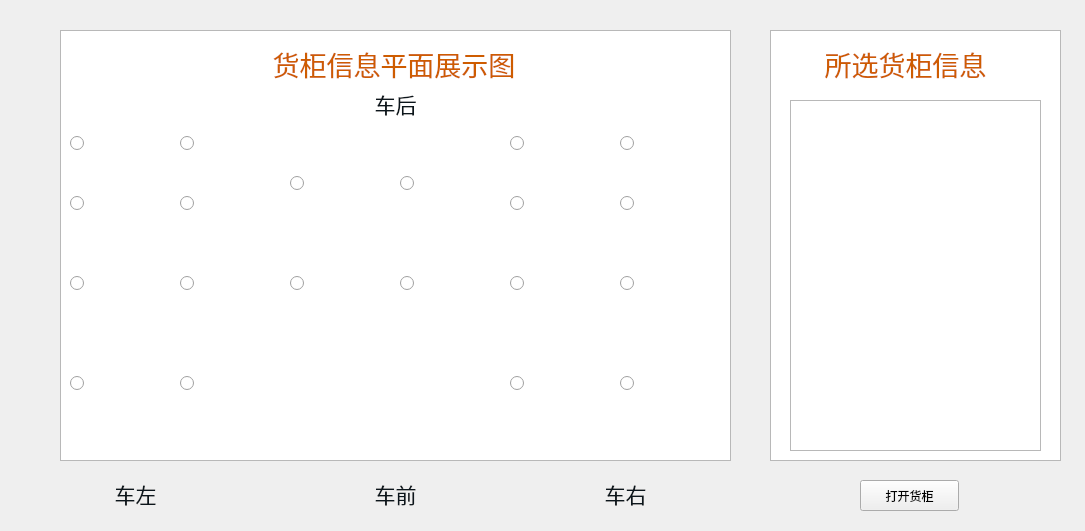
<?xml version="1.0" encoding="UTF-8"?>
<ui version="4.0">
 <class>BoxInfoWidget</class>
 <widget class="QWidget" name="BoxInfoWidget">
  <property name="geometry">
   <rect>
    <x>0</x>
    <y>0</y>
    <width>1085</width>
    <height>531</height>
   </rect>
  </property>
  <property name="windowTitle">
   <string>Form</string>
  </property>
  <widget class="QTextBrowser" name="textBrowser">
   <property name="geometry">
    <rect>
     <x>790</x>
     <y>100</y>
     <width>251</width>
     <height>351</height>
    </rect>
   </property>
  </widget>
  <widget class="QPushButton" name="pushButton_openBox">
   <property name="geometry">
    <rect>
     <x>860</x>
     <y>480</y>
     <width>99</width>
     <height>31</height>
    </rect>
   </property>
   <property name="text">
    <string>打开货柜</string>
   </property>
  </widget>
  <widget class="QLabel" name="label_13">
   <property name="geometry">
    <rect>
     <x>250</x>
     <y>40</y>
     <width>288</width>
     <height>49</height>
    </rect>
   </property>
   <property name="text">
    <string>&lt;!DOCTYPE HTML PUBLIC &quot;-//W3C//DTD HTML 4.0//EN&quot; &quot;http://www.w3.org/TR/REC-html40/strict.dtd&quot;&gt;
&lt;html&gt;&lt;head&gt;&lt;meta name=&quot;qrichtext&quot; content=&quot;1&quot; /&gt;&lt;style type=&quot;text/css&quot;&gt;
p, li { white-space: pre-wrap; }
&lt;/style&gt;&lt;/head&gt;&lt;body style=&quot; font-family:'Ubuntu'; font-size:11pt; font-weight:400; font-style:normal;&quot;&gt;
&lt;p align=&quot;center&quot; style=&quot; margin-top:12px; margin-bottom:12px; margin-left:0px; margin-right:0px; -qt-block-indent:0; text-indent:0px;&quot;&gt;&lt;span style=&quot; font-size:20pt; color:#ce5c00;&quot;&gt;货柜信息平面展示图&lt;/span&gt;&lt;/p&gt;&lt;/body&gt;&lt;/html&gt;</string>
   </property>
  </widget>
  <widget class="QLabel" name="label_14">
   <property name="geometry">
    <rect>
     <x>810</x>
     <y>40</y>
     <width>191</width>
     <height>49</height>
    </rect>
   </property>
   <property name="text">
    <string>&lt;!DOCTYPE HTML PUBLIC &quot;-//W3C//DTD HTML 4.0//EN&quot; &quot;http://www.w3.org/TR/REC-html40/strict.dtd&quot;&gt;
&lt;html&gt;&lt;head&gt;&lt;meta name=&quot;qrichtext&quot; content=&quot;1&quot; /&gt;&lt;style type=&quot;text/css&quot;&gt;
p, li { white-space: pre-wrap; }
&lt;/style&gt;&lt;/head&gt;&lt;body style=&quot; font-family:'Ubuntu'; font-size:11pt; font-weight:400; font-style:normal;&quot;&gt;
&lt;p align=&quot;center&quot; style=&quot; margin-top:12px; margin-bottom:12px; margin-left:0px; margin-right:0px; -qt-block-indent:0; text-indent:0px;&quot;&gt;&lt;span style=&quot; font-size:20pt; color:#ce5c00;&quot;&gt;所选货柜信息&lt;/span&gt;&lt;/p&gt;&lt;/body&gt;&lt;/html&gt;</string>
   </property>
  </widget>
  <widget class="QLabel" name="label_15">
   <property name="geometry">
    <rect>
     <x>570</x>
     <y>470</y>
     <width>111</width>
     <height>49</height>
    </rect>
   </property>
   <property name="text">
    <string>&lt;!DOCTYPE HTML PUBLIC &quot;-//W3C//DTD HTML 4.0//EN&quot; &quot;http://www.w3.org/TR/REC-html40/strict.dtd&quot;&gt;
&lt;html&gt;&lt;head&gt;&lt;meta name=&quot;qrichtext&quot; content=&quot;1&quot; /&gt;&lt;style type=&quot;text/css&quot;&gt;
p, li { white-space: pre-wrap; }
&lt;/style&gt;&lt;/head&gt;&lt;body style=&quot; font-family:'Ubuntu'; font-size:11pt; font-weight:400; font-style:normal;&quot;&gt;
&lt;p align=&quot;center&quot; style=&quot; margin-top:12px; margin-bottom:12px; margin-left:0px; margin-right:0px; -qt-block-indent:0; text-indent:0px;&quot;&gt;&lt;span style=&quot; font-size:16pt; color:#0c161c;&quot;&gt;车右&lt;/span&gt;&lt;/p&gt;&lt;/body&gt;&lt;/html&gt;</string>
   </property>
  </widget>
  <widget class="QLabel" name="label_16">
   <property name="geometry">
    <rect>
     <x>340</x>
     <y>470</y>
     <width>111</width>
     <height>49</height>
    </rect>
   </property>
   <property name="text">
    <string>&lt;!DOCTYPE HTML PUBLIC &quot;-//W3C//DTD HTML 4.0//EN&quot; &quot;http://www.w3.org/TR/REC-html40/strict.dtd&quot;&gt;
&lt;html&gt;&lt;head&gt;&lt;meta name=&quot;qrichtext&quot; content=&quot;1&quot; /&gt;&lt;style type=&quot;text/css&quot;&gt;
p, li { white-space: pre-wrap; }
&lt;/style&gt;&lt;/head&gt;&lt;body style=&quot; font-family:'Ubuntu'; font-size:11pt; font-weight:400; font-style:normal;&quot;&gt;
&lt;p align=&quot;center&quot; style=&quot; margin-top:12px; margin-bottom:12px; margin-left:0px; margin-right:0px; -qt-block-indent:0; text-indent:0px;&quot;&gt;&lt;span style=&quot; font-size:16pt; color:#0c161c;&quot;&gt;车前&lt;/span&gt;&lt;/p&gt;&lt;/body&gt;&lt;/html&gt;</string>
   </property>
  </widget>
  <widget class="QLabel" name="label_17">
   <property name="geometry">
    <rect>
     <x>80</x>
     <y>470</y>
     <width>111</width>
     <height>49</height>
    </rect>
   </property>
   <property name="text">
    <string>&lt;!DOCTYPE HTML PUBLIC &quot;-//W3C//DTD HTML 4.0//EN&quot; &quot;http://www.w3.org/TR/REC-html40/strict.dtd&quot;&gt;
&lt;html&gt;&lt;head&gt;&lt;meta name=&quot;qrichtext&quot; content=&quot;1&quot; /&gt;&lt;style type=&quot;text/css&quot;&gt;
p, li { white-space: pre-wrap; }
&lt;/style&gt;&lt;/head&gt;&lt;body style=&quot; font-family:'Ubuntu'; font-size:11pt; font-weight:400; font-style:normal;&quot;&gt;
&lt;p align=&quot;center&quot; style=&quot; margin-top:12px; margin-bottom:12px; margin-left:0px; margin-right:0px; -qt-block-indent:0; text-indent:0px;&quot;&gt;&lt;span style=&quot; font-size:16pt; color:#0c161c;&quot;&gt;车左&lt;/span&gt;&lt;/p&gt;&lt;/body&gt;&lt;/html&gt;</string>
   </property>
  </widget>
  <widget class="QLabel" name="label_18">
   <property name="geometry">
    <rect>
     <x>340</x>
     <y>80</y>
     <width>111</width>
     <height>49</height>
    </rect>
   </property>
   <property name="text">
    <string>&lt;!DOCTYPE HTML PUBLIC &quot;-//W3C//DTD HTML 4.0//EN&quot; &quot;http://www.w3.org/TR/REC-html40/strict.dtd&quot;&gt;
&lt;html&gt;&lt;head&gt;&lt;meta name=&quot;qrichtext&quot; content=&quot;1&quot; /&gt;&lt;style type=&quot;text/css&quot;&gt;
p, li { white-space: pre-wrap; }
&lt;/style&gt;&lt;/head&gt;&lt;body style=&quot; font-family:'Ubuntu'; font-size:11pt; font-weight:400; font-style:normal;&quot;&gt;
&lt;p align=&quot;center&quot; style=&quot; margin-top:12px; margin-bottom:12px; margin-left:0px; margin-right:0px; -qt-block-indent:0; text-indent:0px;&quot;&gt;&lt;span style=&quot; font-size:16pt; color:#0c161c;&quot;&gt;车后&lt;/span&gt;&lt;/p&gt;&lt;/body&gt;&lt;/html&gt;</string>
   </property>
  </widget>
  <widget class="QGraphicsView" name="graphicsView">
   <property name="geometry">
    <rect>
     <x>60</x>
     <y>30</y>
     <width>671</width>
     <height>431</height>
    </rect>
   </property>
  </widget>
  <widget class="QRadioButton" name="radioButton_17">
   <property name="geometry">
    <rect>
     <x>620</x>
     <y>120</y>
     <width>96</width>
     <height>47</height>
    </rect>
   </property>
   <property name="styleSheet">
    <string notr="true">QRadioButton：
QRadioButton::indicator 
{
    width: 13px;
    height: 13px;
}
QRadioButton::indicator::unchecked 
{  
    image: url(:/images/B2_6.png);
}
  
QRadioButton::indicator:unchecked:hover 
{   
    image: url(:/images/B2_5.png);
}
  
QRadioButton::indicator:unchecked:pressed 
{  
    image: url(:/images/B2_4.png);
}
  
QRadioButton::indicator::checked 
{   
    image: url(:/images/B2_4.png);
}
QRadioButton::indicator:checked:hover 
{  
    image: url(:/images/B2_4.png);
}
  
QRadioButton::indicator:checked:pressed 
{ 
    image: url(:/images/B2_6.png);
}
QRadioButton:pressed
{ padding-left:2px;
  padding-top:2px;}</string>
   </property>
   <property name="text">
    <string/>
   </property>
  </widget>
  <widget class="QRadioButton" name="radioButton_10">
   <property name="geometry">
    <rect>
     <x>290</x>
     <y>240</y>
     <width>97</width>
     <height>86</height>
    </rect>
   </property>
   <property name="styleSheet">
    <string notr="true">QRadioButton：
QRadioButton::indicator 
{
    width: 13px;
    height: 13px;
}
QRadioButton::indicator::unchecked 
{  
    image: url(:/images/C3_3.png);
}
  
QRadioButton::indicator:unchecked:hover 
{   
    image: url(:/images/C3_2.png);
}
  
QRadioButton::indicator:unchecked:pressed 
{  
    image: url(:/images/C3_1.png);
}
  
QRadioButton::indicator::checked 
{   
    image: url(:/images/C3_1.png);
}
QRadioButton::indicator:checked:hover 
{  
    image: url(:/images/C3_1.png);
}
  
QRadioButton::indicator:checked:pressed 
{ 
    image: url(:/images/C3_3.png);
}
QRadioButton:pressed
{ padding-left:2px;
  padding-top:2px;}</string>
   </property>
   <property name="text">
    <string/>
   </property>
  </widget>
  <widget class="QRadioButton" name="radioButton_16">
   <property name="geometry">
    <rect>
     <x>510</x>
     <y>340</y>
     <width>97</width>
     <height>87</height>
    </rect>
   </property>
   <property name="styleSheet">
    <string notr="true">QRadioButton：
QRadioButton::indicator 
{
    width: 13px;
    height: 13px;
}
QRadioButton::indicator::unchecked 
{  
    image: url(:/images/B7_3.png);
}
  
QRadioButton::indicator:unchecked:hover 
{   
    image: url(:/images/B7_2.png);
}
  
QRadioButton::indicator:unchecked:pressed 
{  
    image: url(:/images/B7_1.png);
}
  
QRadioButton::indicator::checked 
{   
    image: url(:/images/B7_1.png);
}
QRadioButton::indicator:checked:hover 
{  
    image: url(:/images/B7_1.png);
}
  
QRadioButton::indicator:checked:pressed 
{ 
    image: url(:/images/B7_3.png);
}
QRadioButton:pressed
{ padding-left:2px;
  padding-top:2px;}</string>
   </property>
   <property name="text">
    <string/>
   </property>
  </widget>
  <widget class="QRadioButton" name="radioButton_15">
   <property name="geometry">
    <rect>
     <x>510</x>
     <y>240</y>
     <width>97</width>
     <height>87</height>
    </rect>
   </property>
   <property name="styleSheet">
    <string notr="true">QRadioButton：
QRadioButton::indicator 
{
    width: 13px;
    height: 13px;
}
QRadioButton::indicator::unchecked 
{  
    image: url(:/images/B5_3.png);
}
  
QRadioButton::indicator:unchecked:hover 
{   
    image: url(:/images/B5_2.png);
}
  
QRadioButton::indicator:unchecked:pressed 
{  
    image: url(:/images/B5_1.png);
}
  
QRadioButton::indicator::checked 
{   
    image: url(:/images/B5_1.png);
}
QRadioButton::indicator:checked:hover 
{  
    image: url(:/images/B5_1.png);
}
  
QRadioButton::indicator:checked:pressed 
{ 
    image: url(:/images/B5_3.png);
}
QRadioButton:pressed
{ padding-left:2px;
  padding-top:2px;}</string>
   </property>
   <property name="text">
    <string/>
   </property>
  </widget>
  <widget class="QRadioButton" name="radioButton_14">
   <property name="geometry">
    <rect>
     <x>510</x>
     <y>180</y>
     <width>97</width>
     <height>47</height>
    </rect>
   </property>
   <property name="styleSheet">
    <string notr="true">QRadioButton：
QRadioButton::indicator 
{
    width: 13px;
    height: 13px;
}
QRadioButton::indicator::unchecked 
{  
    image: url(:/images/B3_6.png);
}
  
QRadioButton::indicator:unchecked:hover 
{   
    image: url(:/images/B3_5.png);
}
  
QRadioButton::indicator:unchecked:pressed 
{  
    image: url(:/images/B3_4.png);
}
  
QRadioButton::indicator::checked 
{   
    image: url(:/images/B3_4.png);
}
QRadioButton::indicator:checked:hover 
{  
    image: url(:/images/B3_4.png);
}
  
QRadioButton::indicator:checked:pressed 
{ 
    image: url(:/images/B3_6.png);
}
QRadioButton:pressed
{ padding-left:2px;
  padding-top:2px;}</string>
   </property>
   <property name="text">
    <string/>
   </property>
  </widget>
  <widget class="QRadioButton" name="radioButton_13">
   <property name="geometry">
    <rect>
     <x>510</x>
     <y>120</y>
     <width>97</width>
     <height>47</height>
    </rect>
   </property>
   <property name="styleSheet">
    <string notr="true">QRadioButton：
QRadioButton::indicator 
{
    width: 13px;
    height: 13px;
}
QRadioButton::indicator::unchecked 
{  
    image: url(:/images/B1_6.png);
}
  
QRadioButton::indicator:unchecked:hover 
{   
    image: url(:/images/B1_5.png);
}
  
QRadioButton::indicator:unchecked:pressed 
{  
    image: url(:/images/B1_4.png);
}
  
QRadioButton::indicator::checked 
{   
    image: url(:/images/B1_4.png);
}
QRadioButton::indicator:checked:hover 
{  
    image: url(:/images/B1_4.png);
}
  
QRadioButton::indicator:checked:pressed 
{ 
    image: url(:/images/B1_6.png);
}
QRadioButton:pressed
{ padding-left:2px;
  padding-top:2px;}</string>
   </property>
   <property name="text">
    <string/>
   </property>
  </widget>
  <widget class="QRadioButton" name="radioButton_4">
   <property name="geometry">
    <rect>
     <x>70</x>
     <y>340</y>
     <width>97</width>
     <height>87</height>
    </rect>
   </property>
   <property name="styleSheet">
    <string notr="true">QRadioButton：
QRadioButton::indicator 
{
    width: 13px;
    height: 13px;
}
QRadioButton::indicator::unchecked 
{  
    image: url(:/images/A7_3.png);
}
  
QRadioButton::indicator:unchecked:hover 
{   
    image: url(:/images/A7_2.png);
}
  
QRadioButton::indicator:unchecked:pressed 
{  
    image: url(:/images/A7_1.png);
}
  
QRadioButton::indicator::checked 
{   
    image: url(:/images/A7_1.png);
}
QRadioButton::indicator:checked:hover 
{  
    image: url(:/images/A7_1.png);
}
  
QRadioButton::indicator:checked:pressed 
{ 
    image: url(:/images/A7_3.png);
}
QRadioButton:pressed
{ padding-left:2px;
  padding-top:2px;}</string>
   </property>
   <property name="text">
    <string/>
   </property>
  </widget>
  <widget class="QRadioButton" name="radioButton_8">
   <property name="geometry">
    <rect>
     <x>180</x>
     <y>340</y>
     <width>96</width>
     <height>87</height>
    </rect>
   </property>
   <property name="styleSheet">
    <string notr="true">QRadioButton：
QRadioButton::indicator 
{
    width: 13px;
    height: 13px;
}
QRadioButton::indicator::unchecked 
{  
    image: url(:/images/A8_3.png);
}
  
QRadioButton::indicator:unchecked:hover 
{   
    image: url(:/images/A8_2.png);
}
  
QRadioButton::indicator:unchecked:pressed 
{  
    image: url(:/images/A8_1.png);
}
  
QRadioButton::indicator::checked 
{   
    image: url(:/images/A8_1.png);
}
QRadioButton::indicator:checked:hover 
{  
    image: url(:/images/A8_1.png);
}
  
QRadioButton::indicator:checked:pressed 
{ 
    image: url(:/images/A8_3.png);
}
QRadioButton:pressed
{ padding-left:2px;
  padding-top:2px;}</string>
   </property>
   <property name="text">
    <string/>
   </property>
  </widget>
  <widget class="QRadioButton" name="radioButton_7">
   <property name="geometry">
    <rect>
     <x>180</x>
     <y>240</y>
     <width>96</width>
     <height>87</height>
    </rect>
   </property>
   <property name="styleSheet">
    <string notr="true">QRadioButton：
QRadioButton::indicator 
{
    width: 13px;
    height: 13px;
}
QRadioButton::indicator::unchecked 
{  
    image: url(:/images/A6_3.png);
}
  
QRadioButton::indicator:unchecked:hover 
{   
    image: url(:/images/A6_2.png);
}
  
QRadioButton::indicator:unchecked:pressed 
{  
    image: url(:/images/A6_1.png);
}
  
QRadioButton::indicator::checked 
{   
    image: url(:/images/A6_1.png);
}
QRadioButton::indicator:checked:hover 
{  
    image: url(:/images/A6_1.png);
}
  
QRadioButton::indicator:checked:pressed 
{ 
    image: url(:/images/A6_3.png);
}
QRadioButton:pressed
{ padding-left:2px;
  padding-top:2px;}</string>
   </property>
   <property name="text">
    <string/>
   </property>
  </widget>
  <widget class="QRadioButton" name="radioButton_6">
   <property name="geometry">
    <rect>
     <x>180</x>
     <y>180</y>
     <width>96</width>
     <height>47</height>
    </rect>
   </property>
   <property name="styleSheet">
    <string notr="true">QRadioButton：
QRadioButton::indicator 
{
    width: 13px;
    height: 13px;
}
QRadioButton::indicator::unchecked 
{  
    image: url(:/images/A4_6.png);
}
  
QRadioButton::indicator:unchecked:hover 
{   
    image: url(:/images/A4_5.png);
}
  
QRadioButton::indicator:unchecked:pressed 
{  
    image: url(:/images/A4_4.png);
}
  
QRadioButton::indicator::checked 
{   
    image: url(:/images/A4_4.png);
}
QRadioButton::indicator:checked:hover 
{  
    image: url(:/images/A4_4.png);
}
  
QRadioButton::indicator:checked:pressed 
{ 
    image: url(:/images/A4_6.png);
}
QRadioButton:pressed
{ padding-left:2px;
  padding-top:2px;}</string>
   </property>
   <property name="text">
    <string/>
   </property>
  </widget>
  <widget class="QRadioButton" name="radioButton_20">
   <property name="geometry">
    <rect>
     <x>620</x>
     <y>340</y>
     <width>96</width>
     <height>87</height>
    </rect>
   </property>
   <property name="styleSheet">
    <string notr="true">QRadioButton：
QRadioButton::indicator 
{
    width: 13px;
    height: 13px;
}
QRadioButton::indicator::unchecked 
{  
    image: url(:/images/B8_3.png);
}
  
QRadioButton::indicator:unchecked:hover 
{   
    image: url(:/images/B8_2.png);
}
  
QRadioButton::indicator:unchecked:pressed 
{  
    image: url(:/images/B8_1.png);
}
  
QRadioButton::indicator::checked 
{   
    image: url(:/images/B8_1.png);
}
QRadioButton::indicator:checked:hover 
{  
    image: url(:/images/B8_1.png);
}
  
QRadioButton::indicator:checked:pressed 
{ 
    image: url(:/images/B8_3.png);
}
QRadioButton:pressed
{ padding-left:2px;
  padding-top:2px;}</string>
   </property>
   <property name="text">
    <string/>
   </property>
  </widget>
  <widget class="QRadioButton" name="radioButton_5">
   <property name="geometry">
    <rect>
     <x>180</x>
     <y>120</y>
     <width>96</width>
     <height>47</height>
    </rect>
   </property>
   <property name="styleSheet">
    <string notr="true">QRadioButton：
QRadioButton::indicator 
{
    width: 13px;
    height: 13px;
}
QRadioButton::indicator::unchecked 
{  
    image: url(:/images/A2_6.png);
}
  
QRadioButton::indicator:unchecked:hover 
{   
    image: url(:/images/A2_5.png);
}
  
QRadioButton::indicator:unchecked:pressed 
{  
    image: url(:/images/A2_4.png);
}
  
QRadioButton::indicator::checked 
{   
    image: url(:/images/A2_4.png);
}
QRadioButton::indicator:checked:hover 
{  
    image: url(:/images/A2_4.png);
}
  
QRadioButton::indicator:checked:pressed 
{ 
    image: url(:/images/A2_6.png);
}
QRadioButton:pressed
{ padding-left:1px;
  padding-top:1px;}</string>
   </property>
   <property name="text">
    <string/>
   </property>
  </widget>
  <widget class="QRadioButton" name="radioButton_2">
   <property name="geometry">
    <rect>
     <x>70</x>
     <y>180</y>
     <width>97</width>
     <height>47</height>
    </rect>
   </property>
   <property name="styleSheet">
    <string notr="true">QRadioButton：
QRadioButton::indicator 
{
    width: 13px;
    height: 13px;
}
QRadioButton::indicator::unchecked 
{  
    image: url(:/images/A3_6.png);
}
  
QRadioButton::indicator:unchecked:hover 
{   
    image: url(:/images/A3_5.png);
}
  
QRadioButton::indicator:unchecked:pressed 
{  
    image: url(:/images/A3_4.png);
}
  
QRadioButton::indicator::checked 
{   
    image: url(:/images/A3_4.png);
}
QRadioButton::indicator:checked:hover 
{  
    image: url(:/images/A3_4.png);
}
  
QRadioButton::indicator:checked:pressed 
{ 
    image: url(:/images/A3_6.png);
}
QRadioButton:pressed
{ padding-left:2px;
  padding-top:2px;}</string>
   </property>
   <property name="text">
    <string/>
   </property>
  </widget>
  <widget class="QRadioButton" name="radioButton_3">
   <property name="geometry">
    <rect>
     <x>70</x>
     <y>240</y>
     <width>97</width>
     <height>87</height>
    </rect>
   </property>
   <property name="styleSheet">
    <string notr="true">QRadioButton：
QRadioButton::indicator 
{
    width: 13px;
    height: 13px;
}
QRadioButton::indicator::unchecked 
{  
    image: url(:/images/A5_3.png);
}
  
QRadioButton::indicator:unchecked:hover 
{   
    image: url(:/images/A5_2.png);
}
  
QRadioButton::indicator:unchecked:pressed 
{  
    image: url(:/images/A5_1.png);
}
  
QRadioButton::indicator::checked 
{   
    image: url(:/images/A5_1.png);
}
QRadioButton::indicator:checked:hover 
{  
    image: url(:/images/A5_1.png);
}
  
QRadioButton::indicator:checked:pressed 
{ 
    image: url(:/images/A5_3.png);
}
QRadioButton:pressed
{ padding-left:2px;
  padding-top:2px;}</string>
   </property>
   <property name="text">
    <string/>
   </property>
  </widget>
  <widget class="QRadioButton" name="radioButton_19">
   <property name="geometry">
    <rect>
     <x>620</x>
     <y>240</y>
     <width>96</width>
     <height>87</height>
    </rect>
   </property>
   <property name="styleSheet">
    <string notr="true">QRadioButton：
QRadioButton::indicator 
{
    width: 13px;
    height: 13px;
}
QRadioButton::indicator::unchecked 
{  
    image: url(:/images/B6_3.png);
}
  
QRadioButton::indicator:unchecked:hover 
{   
    image: url(:/images/B6_2.png);
}
  
QRadioButton::indicator:unchecked:pressed 
{  
    image: url(:/images/B6_1.png);
}
  
QRadioButton::indicator::checked 
{   
    image: url(:/images/B6_1.png);
}
QRadioButton::indicator:checked:hover 
{  
    image: url(:/images/B6_1.png);
}
  
QRadioButton::indicator:checked:pressed 
{ 
    image: url(:/images/B6_3.png);
}
QRadioButton:pressed
{ padding-left:2px;
  padding-top:2px;}</string>
   </property>
   <property name="text">
    <string/>
   </property>
  </widget>
  <widget class="QRadioButton" name="radioButton_18">
   <property name="geometry">
    <rect>
     <x>620</x>
     <y>180</y>
     <width>96</width>
     <height>47</height>
    </rect>
   </property>
   <property name="styleSheet">
    <string notr="true">QRadioButton：
QRadioButton::indicator 
{
    width: 13px;
    height: 13px;
}
QRadioButton::indicator::unchecked 
{  
    image: url(:/images/B4_6.png);
}
  
QRadioButton::indicator:unchecked:hover 
{   
    image: url(:/images/B4_5.png);
}
  
QRadioButton::indicator:unchecked:pressed 
{  
    image: url(:/images/B4_4.png);
}
  
QRadioButton::indicator::checked 
{   
    image: url(:/images/B4_4.png);
}
QRadioButton::indicator:checked:hover 
{  
    image: url(:/images/B4_4.png);
}
  
QRadioButton::indicator:checked:pressed 
{ 
    image: url(:/images/B4_6.png);
}
QRadioButton:pressed
{ padding-left:2px;
  padding-top:2px;}</string>
   </property>
   <property name="text">
    <string/>
   </property>
  </widget>
  <widget class="QRadioButton" name="radioButton_9">
   <property name="geometry">
    <rect>
     <x>290</x>
     <y>140</y>
     <width>97</width>
     <height>87</height>
    </rect>
   </property>
   <property name="styleSheet">
    <string notr="true">QRadioButton：
QRadioButton::indicator 
{
    width: 13px;
    height: 13px;
}
QRadioButton::indicator::unchecked 
{  
    image: url(:/images/C1_3.png);
}
  
QRadioButton::indicator:unchecked:hover 
{   
    image: url(:/images/C1_2.png);
}
  
QRadioButton::indicator:unchecked:pressed 
{  
    image: url(:/images/C1_1.png);
}
  
QRadioButton::indicator::checked 
{   
    image: url(:/images/C1_1.png);
}
QRadioButton::indicator:checked:hover 
{  
    image: url(:/images/C1_1.png);
}
  
QRadioButton::indicator:checked:pressed 
{ 
    image: url(:/images/C1_3.png);
}
QRadioButton:pressed
{ padding-left:2px;
  padding-top:2px;}</string>
   </property>
   <property name="text">
    <string/>
   </property>
  </widget>
  <widget class="QRadioButton" name="radioButton_12">
   <property name="geometry">
    <rect>
     <x>400</x>
     <y>240</y>
     <width>96</width>
     <height>87</height>
    </rect>
   </property>
   <property name="styleSheet">
    <string notr="true">QRadioButton：
QRadioButton::indicator 
{
    width: 13px;
    height: 13px;
}
QRadioButton::indicator::unchecked 
{  
    image: url(:/images/C4_3.png);
}
  
QRadioButton::indicator:unchecked:hover 
{   
    image: url(:/images/C4_2.png);
}
  
QRadioButton::indicator:unchecked:pressed 
{  
    image: url(:/images/C4_1.png);
}
  
QRadioButton::indicator::checked 
{   
    image: url(:/images/C4_1.png);
}
QRadioButton::indicator:checked:hover 
{  
    image: url(:/images/C4_1.png);
}
  
QRadioButton::indicator:checked:pressed 
{ 
    image: url(:/images/C4_3.png);
}
QRadioButton:pressed
{ padding-left:2px;
  padding-top:2px;}</string>
   </property>
   <property name="text">
    <string/>
   </property>
  </widget>
  <widget class="QRadioButton" name="radioButton_11">
   <property name="geometry">
    <rect>
     <x>400</x>
     <y>140</y>
     <width>96</width>
     <height>86</height>
    </rect>
   </property>
   <property name="styleSheet">
    <string notr="true">QRadioButton：
QRadioButton::indicator 
{
    width: 13px;
    height: 13px;
}
QRadioButton::indicator::unchecked 
{  
    image: url(:/images/C2_3.png);
}
  
QRadioButton::indicator:unchecked:hover 
{   
    image: url(:/images/C2_2.png);
}
  
QRadioButton::indicator:unchecked:pressed 
{  
    image: url(:/images/C2_1.png);
}
  
QRadioButton::indicator::checked 
{   
    image: url(:/images/C2_1.png);
}
QRadioButton::indicator:checked:hover 
{  
    image: url(:/images/C2_1.png);
}
  
QRadioButton::indicator:checked:pressed 
{ 
    image: url(:/images/C2_3.png);
}
QRadioButton:pressed
{ padding-left:2px;
  padding-top:2px;}</string>
   </property>
   <property name="text">
    <string/>
   </property>
  </widget>
  <widget class="QRadioButton" name="radioButton_1">
   <property name="geometry">
    <rect>
     <x>70</x>
     <y>120</y>
     <width>97</width>
     <height>47</height>
    </rect>
   </property>
   <property name="styleSheet">
    <string notr="true">QRadioButton：
QRadioButton::indicator 
{
    width: 13px;
    height: 13px;
}
QRadioButton::indicator::unchecked 
{  
    image: url(:/images/A1_6.png);
}
  
QRadioButton::indicator:unchecked:hover 
{   
    image: url(:/images/A1_5.png);
}
  
QRadioButton::indicator:unchecked:pressed 
{  
    image: url(:/images/A1_4.png);
}
  
QRadioButton::indicator::checked 
{   
    image: url(:/images/A1_4.png);
}
QRadioButton::indicator:checked:hover 
{  
    image: url(:/images/A1_4.png);
}
  
QRadioButton::indicator:checked:pressed 
{ 
    image: url(:/images/A1_6.png);
}
QRadioButton:pressed
{ padding-left:2px;
  padding-top:2px;}</string>
   </property>
   <property name="text">
    <string/>
   </property>
  </widget>
  <widget class="QGraphicsView" name="graphicsView_2">
   <property name="geometry">
    <rect>
     <x>770</x>
     <y>30</y>
     <width>291</width>
     <height>431</height>
    </rect>
   </property>
  </widget>
  <zorder>graphicsView_2</zorder>
  <zorder>graphicsView</zorder>
  <zorder>textBrowser</zorder>
  <zorder>pushButton_openBox</zorder>
  <zorder>label_13</zorder>
  <zorder>label_14</zorder>
  <zorder>label_15</zorder>
  <zorder>label_16</zorder>
  <zorder>label_17</zorder>
  <zorder>label_18</zorder>
  <zorder>radioButton_17</zorder>
  <zorder>radioButton_10</zorder>
  <zorder>radioButton_16</zorder>
  <zorder>radioButton_15</zorder>
  <zorder>radioButton_14</zorder>
  <zorder>radioButton_13</zorder>
  <zorder>radioButton_4</zorder>
  <zorder>radioButton_8</zorder>
  <zorder>radioButton_7</zorder>
  <zorder>radioButton_6</zorder>
  <zorder>radioButton_20</zorder>
  <zorder>radioButton_5</zorder>
  <zorder>radioButton_2</zorder>
  <zorder>radioButton_3</zorder>
  <zorder>radioButton_19</zorder>
  <zorder>radioButton_18</zorder>
  <zorder>radioButton_9</zorder>
  <zorder>radioButton_12</zorder>
  <zorder>radioButton_11</zorder>
  <zorder>radioButton_1</zorder>
 </widget>
 <resources/>
 <connections/>
</ui>
